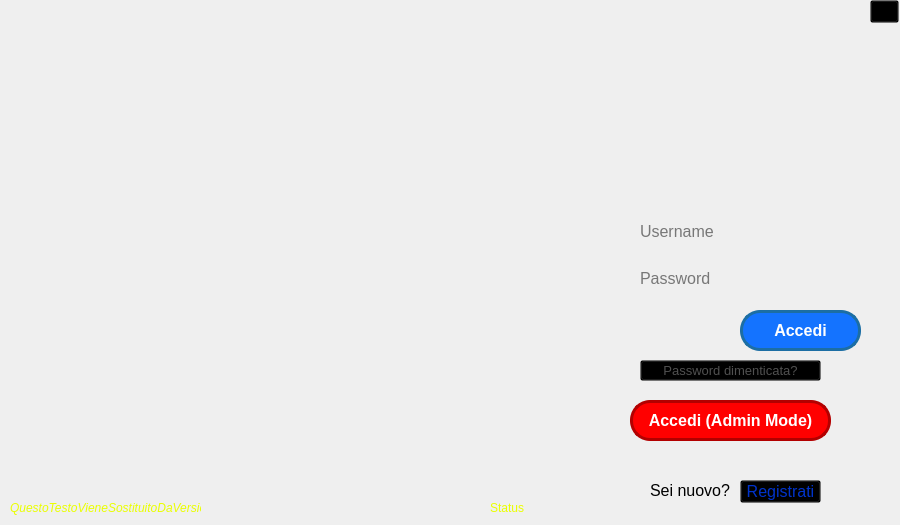
<?xml version="1.0" encoding="UTF-8"?>
<ui version="4.0">
 <class>LoginWindow</class>
 <widget class="QMainWindow" name="LoginWindow">
  <property name="geometry">
   <rect>
    <x>0</x>
    <y>0</y>
    <width>900</width>
    <height>525</height>
   </rect>
  </property>
  <property name="minimumSize">
   <size>
    <width>900</width>
    <height>525</height>
   </size>
  </property>
  <property name="maximumSize">
   <size>
    <width>900</width>
    <height>525</height>
   </size>
  </property>
  <property name="windowTitle">
   <string>LoginWindow</string>
  </property>
  <property name="styleSheet">
   <string notr="true">#centralwidget {border-image: url(:/image/accesso.jpg);}</string>
  </property>
  <widget class="QWidget" name="centralwidget">
   <widget class="QLineEdit" name="LineEditUsernameForm">
    <property name="geometry">
     <rect>
      <x>630</x>
      <y>216</y>
      <width>231</width>
      <height>31</height>
     </rect>
    </property>
    <property name="styleSheet">
     <string notr="true">background-color: transparent;
border-radius: 15px;
padding: 0 8px;
selection-background-color: darkgray;
font-size: 16px;
</string>
    </property>
    <property name="text">
     <string/>
    </property>
    <property name="placeholderText">
     <string>Username</string>
    </property>
   </widget>
   <widget class="QLineEdit" name="LineEditPasswordForm">
    <property name="geometry">
     <rect>
      <x>630</x>
      <y>263</y>
      <width>231</width>
      <height>31</height>
     </rect>
    </property>
    <property name="styleSheet">
     <string notr="true">background-color: transparent;
border-radius: 15px;
padding: 0 8px;
selection-background-color: darkgray;
font-size: 16px;
</string>
    </property>
    <property name="inputMask">
     <string/>
    </property>
    <property name="text">
     <string/>
    </property>
    <property name="echoMode">
     <enum>QLineEdit::Password</enum>
    </property>
    <property name="placeholderText">
     <string>Password</string>
    </property>
   </widget>
   <widget class="QPushButton" name="LoginButton">
    <property name="geometry">
     <rect>
      <x>740</x>
      <y>310</y>
      <width>121</width>
      <height>41</height>
     </rect>
    </property>
    <property name="font">
     <font>
      <pointsize>-1</pointsize>
      <weight>75</weight>
      <bold>true</bold>
     </font>
    </property>
    <property name="styleSheet">
     <string notr="true">#LoginButton{color: rgb(255, 255, 255); 
background-color: rgb(20, 115, 255); 
font-size: 16px; 
border-radius: 20px; 
border: 3px solid rgb(28, 110, 164);
}
#LoginButton:hover{
background-color: rgb(28, 110, 164);
}
#LoginButton:pressed{
background-color: rgb(20, 78, 117);
}</string>
    </property>
    <property name="text">
     <string>Accedi</string>
    </property>
   </widget>
   <widget class="QLabel" name="version">
    <property name="geometry">
     <rect>
      <x>10</x>
      <y>500</y>
      <width>191</width>
      <height>16</height>
     </rect>
    </property>
    <property name="font">
     <font>
      <italic>true</italic>
     </font>
    </property>
    <property name="styleSheet">
     <string notr="true">color: #EAFF00;</string>
    </property>
    <property name="text">
     <string>QuestoTestoVieneSostituitoDaVersione</string>
    </property>
   </widget>
   <widget class="QPushButton" name="ForgotPasswordButton">
    <property name="geometry">
     <rect>
      <x>640</x>
      <y>360</y>
      <width>181</width>
      <height>21</height>
     </rect>
    </property>
    <property name="font">
     <font>
      <pointsize>10</pointsize>
     </font>
    </property>
    <property name="styleSheet">
     <string notr="true">#ForgotPasswordButton {
color: #505050;
background-color: Transparent;
background-repeat:no-repeat;
}

#ForgotPasswordButton:hover {
color: #505050;
background-color: Transparent;
background-repeat:no-repeat;
text-decoration: underline;
}</string>
    </property>
    <property name="text">
     <string>Password dimenticata?</string>
    </property>
   </widget>
   <widget class="QPushButton" name="RegistratiButton">
    <property name="geometry">
     <rect>
      <x>740</x>
      <y>480</y>
      <width>81</width>
      <height>23</height>
     </rect>
    </property>
    <property name="font">
     <font>
      <pointsize>12</pointsize>
     </font>
    </property>
    <property name="styleSheet">
     <string notr="true">#RegistratiButton {
color: #0033CC;
background-color: Transparent;
background-repeat:no-repeat;
}

#RegistratiButton:hover {
color: #0040FF;
text-decoration: underline;
}</string>
    </property>
    <property name="text">
     <string>Registrati</string>
    </property>
   </widget>
   <widget class="QLabel" name="label">
    <property name="geometry">
     <rect>
      <x>650</x>
      <y>480</y>
      <width>91</width>
      <height>21</height>
     </rect>
    </property>
    <property name="font">
     <font>
      <pointsize>12</pointsize>
     </font>
    </property>
    <property name="text">
     <string>Sei nuovo?</string>
    </property>
   </widget>
   <widget class="QLabel" name="label_status">
    <property name="geometry">
     <rect>
      <x>490</x>
      <y>500</y>
      <width>55</width>
      <height>16</height>
     </rect>
    </property>
    <property name="styleSheet">
     <string notr="true">color: #EAFF00;</string>
    </property>
    <property name="text">
     <string>Status</string>
    </property>
   </widget>
   <widget class="QPushButton" name="exitButton">
    <property name="geometry">
     <rect>
      <x>870</x>
      <y>0</y>
      <width>29</width>
      <height>23</height>
     </rect>
    </property>
    <property name="cursor">
     <cursorShape>PointingHandCursor</cursorShape>
    </property>
    <property name="styleSheet">
     <string notr="true">background-color: Transparent;
background-repeat:no-repeat;
</string>
    </property>
    <property name="text">
     <string/>
    </property>
    <property name="iconSize">
     <size>
      <width>25</width>
      <height>25</height>
     </size>
    </property>
   </widget>
   <widget class="QPushButton" name="LoginAdmin">
    <property name="geometry">
     <rect>
      <x>630</x>
      <y>400</y>
      <width>201</width>
      <height>41</height>
     </rect>
    </property>
    <property name="font">
     <font>
      <pointsize>-1</pointsize>
      <weight>75</weight>
      <bold>true</bold>
     </font>
    </property>
    <property name="styleSheet">
     <string notr="true">#LoginAdmin{color: rgb(255, 255, 255); 
background-color: rgb(255, 0, 0); 
font-size: 16px; 
border-radius: 20px; 
border: 3px solid #B30000;
}
#LoginAdmin:hover{
background-color: #B30000;
}
#LoginAdmin:pressed{
background-color: #800000;
}</string>
    </property>
    <property name="text">
     <string>Accedi (Admin Mode)</string>
    </property>
   </widget>
  </widget>
 </widget>
 <resources/>
 <connections/>
</ui>
